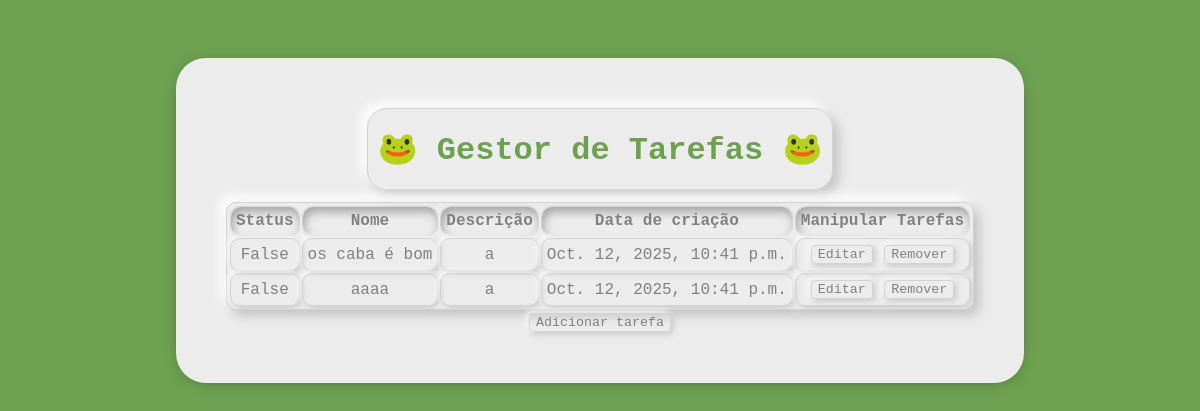
Page /tarefas/ on the earlier database version.
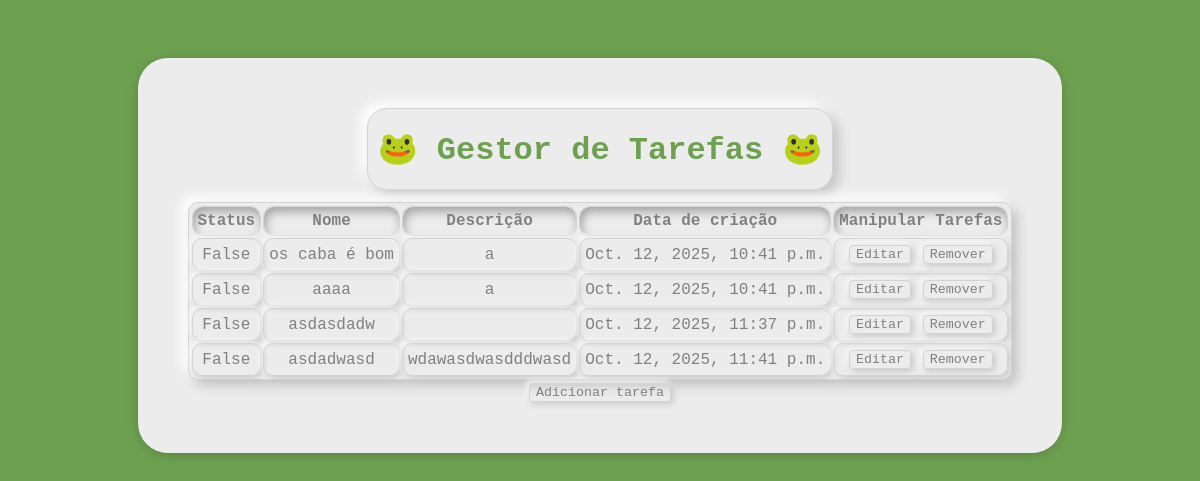
Same page on the later database version.
### tarefas/models.py (models this page shows, shortened)
class tarefaModels(models.Model):
    status = models.BooleanField(default=False)
    nome = models.CharField(max_length=67)
    descricao = models.TextField(null=True, blank=True )
    dataDeCricao = models.DateTimeField(auto_now_add=True)

### tarefas/views.py (the view)
# urls.py: path('tarefas/', include('tarefas.urls')),
def tarefas(request):
    context={
        'tarefas':tarefaModels.objects.all()
    }
    return render(request,'index.html',context)

### tarefas/templates/index.html (shortened to what this page needs)
{% load static %}    <!DOCTYPE html>
<html lang="en">
<head>
    <link rel="stylesheet" href="{% static 'global.css' %}">
    <link rel="stylesheet" href="{% static 'home/home.css' %}">
</head>
<body>
<div class="wrapper">
    <div class="wrapper2">
        <h1 style="color: #6da150;">
            🐸 Gestor de Tarefas 🐸
        </h1>
    </div>
    <table border="1" style="padding: 1px;">
        <thead>
            <th>Status</th>
            <th>Nome</th>
            <th>Descrição</th>
            <th>Data de criação</th>
            <th>Manipular Tarefas</th>
        </thead>
        <tbody>
            {% for tarefa in tarefas %}
                <tr>
                    <td>{{tarefa.status}}</td>
                    <td>{{tarefa.nome}}</td>
                    <td>{{tarefa.descricao}}</td>
                    <td>{{tarefa.dataDeCricao}}</td>
                    <td>
                        <button>
                            <a href="">Editar</a>
                        </button>
                        <button>
                            <a href="{% url "tarefas:remover" tarefa.id %}">Remover</a>
                        </button>
                    </td>
                </tr>
            {% endfor %}
        </tbody>
    </table>
    <div class="button-wrapper">
        <button class="add"><a href="{% url "tarefas:adicionar" %}">Adicionar tarefa</a></button>
    </div>
</div>
</body>
</html>

### tarefas/static/global.css (style rules this page uses)
* { font-family: "Monaspace Neon", ui-monospace, SFMono-Regular, SF Mono, Menlo, Consolas, Liberation Mono, monospace ; }
body { display:flex; justify-content: center; background-color: #6da150; }
a { color: gray; text-decoration: none; }
button { color: gray; cursor: pointer; background-color: rgba(255, 255, 255, 0); margin: 1px; border-style: solid; border-color: rgb(211, 211, 211); border-radius: 4px; border-width: 1px; box-shadow: 2px 2px 6px #c5c5c5, -2px -2px 6px #ffffff; transition: 0.5s; }
.wrapper { margin-top: 50px; display: block; background-color: rgb(236, 236, 236); padding: 50px; border-radius: 30px; box-shadow: 0px 2px 20px -12px #000; }
.wrapper h1 { color: #6da150; display: flex; align-items: center; }
.wrapper2 { height: 60px; display: flex; align-items: center; justify-self: center; padding: 10px; border-radius: 20px; border-style: solid; border-color: rgb(211, 211, 211); border-width: 0.5px; box-shadow: 6px 6px 12px #c5c5c5, -6px -6px 12px #ffffff; }
table { box-shadow: 6px 6px 12px #c5c5c5, -6px -6px 12px #ffffff; margin-top: 12px; width: 100%; border-radius: 10px; border-style: solid; border-color: rgb(211, 211, 211); }
th { padding: 5px; border-radius: 10px; border-style: solid; border-color: rgb(211, 211, 211); box-shadow: inset 2px 5px 10px rgba(0,0,0,0.3); border-style: solid; color: gray; }
td { text-align: center; border-radius: 10px; border-style: solid; border-color: rgb(211, 211, 211); padding: 5px; box-shadow: 2px 2px 6px #c5c5c5, -2px -2px 6px #ffffff; color: gray; }

### tarefas/static/home/home.css (style rules this page uses)
.button-wrapper { margin-top: 2px; display: flex; justify-content: center; }

Differences in the rows shown:
added tarefaModels: status "False", nome "asdasdadw", dataDeCricao "Oct. 12, 2025, 11:37 p.m."
added tarefaModels: status "False", nome "asdadwasd", descricao "wdawasdwasdddwasd", dataDeCricao "Oct. 12, 2025, 11:41 p.m."
